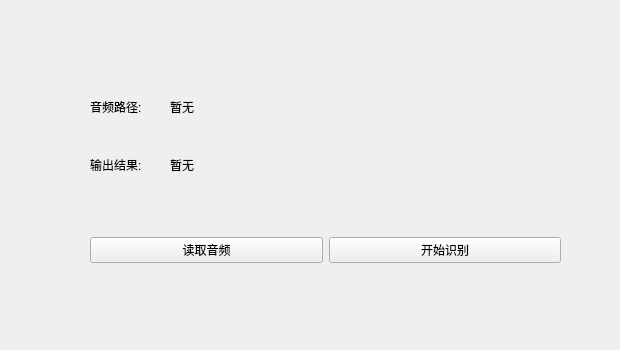
<?xml version="1.0" encoding="UTF-8"?>
<ui version="4.0">
 <class>Form</class>
 <widget class="QWidget" name="Form">
  <property name="geometry">
   <rect>
    <x>0</x>
    <y>0</y>
    <width>620</width>
    <height>350</height>
   </rect>
  </property>
  <property name="windowTitle">
   <string>Form</string>
  </property>
  <widget class="QWidget" name="horizontalLayoutWidget">
   <property name="geometry">
    <rect>
     <x>90</x>
     <y>200</y>
     <width>471</width>
     <height>101</height>
    </rect>
   </property>
   <layout class="QHBoxLayout" name="horizontalLayout">
    <item>
     <widget class="QPushButton" name="btn_readMusic">
      <property name="text">
       <string>读取音频</string>
      </property>
     </widget>
    </item>
    <item>
     <widget class="QPushButton" name="btn_start">
      <property name="text">
       <string>开始识别</string>
      </property>
     </widget>
    </item>
   </layout>
  </widget>
  <widget class="QWidget" name="verticalLayoutWidget">
   <property name="geometry">
    <rect>
     <x>90</x>
     <y>80</y>
     <width>160</width>
     <height>111</height>
    </rect>
   </property>
   <layout class="QVBoxLayout" name="verticalLayout">
    <item>
     <widget class="QLabel" name="label_2">
      <property name="text">
       <string>音频路径:</string>
      </property>
     </widget>
    </item>
    <item>
     <widget class="QLabel" name="label">
      <property name="text">
       <string>输出结果:</string>
      </property>
     </widget>
    </item>
   </layout>
  </widget>
  <widget class="QWidget" name="verticalLayoutWidget_2">
   <property name="geometry">
    <rect>
     <x>170</x>
     <y>80</y>
     <width>731</width>
     <height>111</height>
    </rect>
   </property>
   <layout class="QVBoxLayout" name="verticalLayout_2">
    <item>
     <widget class="QLabel" name="label_DirMessage">
      <property name="text">
       <string>暂无</string>
      </property>
     </widget>
    </item>
    <item>
     <widget class="QLabel" name="label_AnsMessage">
      <property name="text">
       <string>暂无</string>
      </property>
     </widget>
    </item>
   </layout>
  </widget>
 </widget>
 <resources/>
 <connections/>
</ui>
